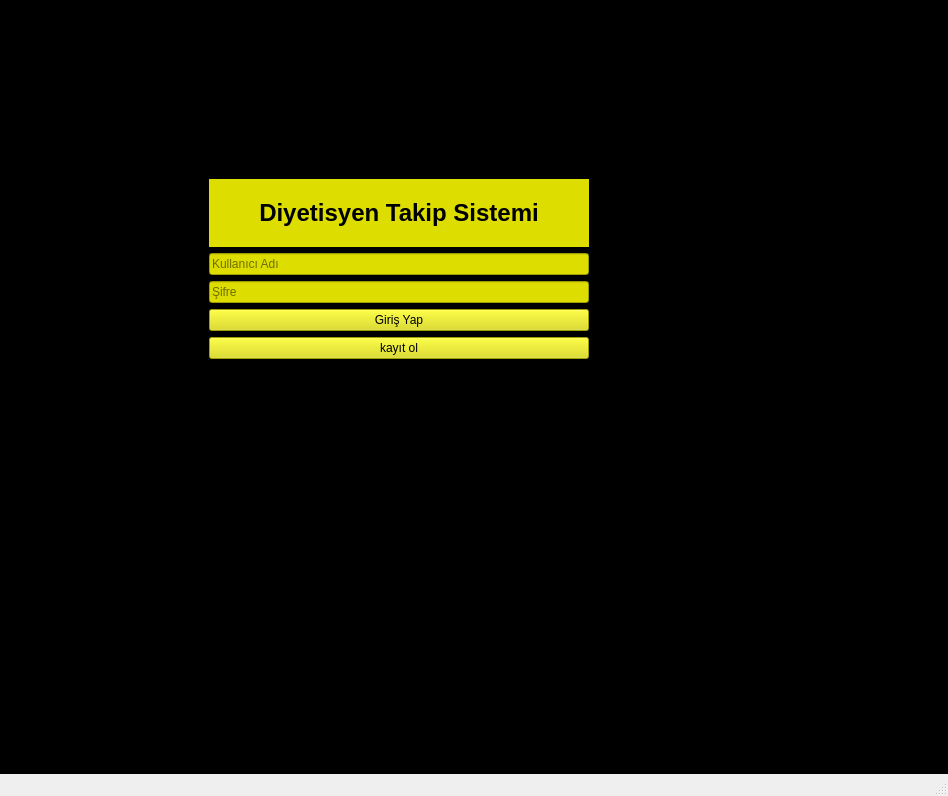
<?xml version="1.0" encoding="UTF-8"?>
<ui version="4.0">
 <class>MainWindow</class>
 <widget class="QMainWindow" name="MainWindow">
  <property name="geometry">
   <rect>
    <x>0</x>
    <y>0</y>
    <width>948</width>
    <height>796</height>
   </rect>
  </property>
  <property name="windowTitle">
   <string>MainWindow</string>
  </property>
  <widget class="QWidget" name="centralwidget">
   <property name="styleSheet">
    <string notr="true">background-color: rgb(0, 0, 0);</string>
   </property>
   <layout class="QGridLayout" name="gridLayout">
    <item row="0" column="0">
     <widget class="QStackedWidget" name="stackedWidget">
      <widget class="QWidget" name="page_giris">
       <widget class="QFrame" name="frame">
        <property name="geometry">
         <rect>
          <x>190</x>
          <y>160</y>
          <width>400</width>
          <height>200</height>
         </rect>
        </property>
        <property name="styleSheet">
         <string notr="true">background-color: rgb(0, 0, 0);</string>
        </property>
        <property name="frameShape">
         <enum>QFrame::StyledPanel</enum>
        </property>
        <property name="frameShadow">
         <enum>QFrame::Raised</enum>
        </property>
        <layout class="QVBoxLayout" name="verticalLayout">
         <item>
          <widget class="QLabel" name="label">
           <property name="font">
            <font>
             <pointsize>18</pointsize>
             <weight>75</weight>
             <bold>true</bold>
            </font>
           </property>
           <property name="styleSheet">
            <string notr="true">background-color: rgb(221, 221, 0);</string>
           </property>
           <property name="text">
            <string>Diyetisyen Takip Sistemi</string>
           </property>
           <property name="alignment">
            <set>Qt::AlignCenter</set>
           </property>
          </widget>
         </item>
         <item>
          <widget class="QLineEdit" name="line_kullanici">
           <property name="styleSheet">
            <string notr="true">background-color: rgb(221, 221, 0);</string>
           </property>
           <property name="text">
            <string/>
           </property>
           <property name="placeholderText">
            <string>Kullanıcı Adı</string>
           </property>
          </widget>
         </item>
         <item>
          <widget class="QLineEdit" name="line_sifre">
           <property name="styleSheet">
            <string notr="true">background-color: rgb(221, 221, 0);</string>
           </property>
           <property name="text">
            <string/>
           </property>
           <property name="echoMode">
            <enum>QLineEdit::Password</enum>
           </property>
           <property name="placeholderText">
            <string>Şifre</string>
           </property>
          </widget>
         </item>
         <item>
          <widget class="QPushButton" name="btn_giris_yap">
           <property name="styleSheet">
            <string notr="true">background-color: rgb(221, 221, 0);</string>
           </property>
           <property name="text">
            <string>Giriş Yap</string>
           </property>
          </widget>
         </item>
         <item>
          <widget class="QPushButton" name="btn_kayit_ol_gecis">
           <property name="styleSheet">
            <string notr="true">background-color: rgb(221, 221, 0);</string>
           </property>
           <property name="text">
            <string>kayıt ol</string>
           </property>
          </widget>
         </item>
        </layout>
       </widget>
      </widget>
      <widget class="QWidget" name="page_kayit">
       <layout class="QGridLayout" name="gridLayout_3">
        <property name="leftMargin">
         <number>150</number>
        </property>
        <property name="topMargin">
         <number>150</number>
        </property>
        <property name="rightMargin">
         <number>150</number>
        </property>
        <property name="bottomMargin">
         <number>150</number>
        </property>
        <item row="0" column="0">
         <widget class="QFrame" name="frame_2">
          <property name="enabled">
           <bool>true</bool>
          </property>
          <property name="styleSheet">
           <string notr="true">background-color: rgb(0, 0, 0);</string>
          </property>
          <property name="frameShape">
           <enum>QFrame::StyledPanel</enum>
          </property>
          <property name="frameShadow">
           <enum>QFrame::Raised</enum>
          </property>
          <layout class="QGridLayout" name="gridLayout_2">
           <item row="7" column="0">
            <widget class="QPushButton" name="btn_geri_don_giris">
             <property name="styleSheet">
              <string notr="true">background-color: rgb(221, 221, 0);</string>
             </property>
             <property name="text">
              <string>Geri Dön</string>
             </property>
            </widget>
           </item>
           <item row="0" column="0">
            <widget class="QLabel" name="label_2">
             <property name="font">
              <font>
               <pointsize>18</pointsize>
               <weight>75</weight>
               <bold>true</bold>
              </font>
             </property>
             <property name="styleSheet">
              <string notr="true">background-color: rgb(221, 221, 0);</string>
             </property>
             <property name="text">
              <string>Kayıt Ol</string>
             </property>
             <property name="alignment">
              <set>Qt::AlignCenter</set>
             </property>
            </widget>
           </item>
           <item row="1" column="0">
            <widget class="QLineEdit" name="line_adsoyad">
             <property name="styleSheet">
              <string notr="true">background-color: rgb(221, 221, 0);</string>
             </property>
             <property name="text">
              <string/>
             </property>
             <property name="placeholderText">
              <string>Ad Soyad</string>
             </property>
            </widget>
           </item>
           <item row="6" column="0">
            <widget class="QPushButton" name="btn_kaydet_devam">
             <property name="styleSheet">
              <string notr="true">background-color: rgb(221, 221, 0);</string>
             </property>
             <property name="text">
              <string>Devam Et</string>
             </property>
            </widget>
           </item>
           <item row="4" column="0">
            <widget class="QSpinBox" name="spin_yas">
             <property name="styleSheet">
              <string notr="true">background-color: rgb(221, 221, 0);</string>
             </property>
             <property name="suffix">
              <string/>
             </property>
             <property name="prefix">
              <string>Yaş :  </string>
             </property>
             <property name="maximum">
              <number>100</number>
             </property>
            </widget>
           </item>
           <item row="2" column="0">
            <widget class="QLineEdit" name="line_kayit_kullanici">
             <property name="styleSheet">
              <string notr="true">background-color: rgb(221, 221, 0);</string>
             </property>
             <property name="placeholderText">
              <string>Kullanıcı adı</string>
             </property>
            </widget>
           </item>
           <item row="5" column="0">
            <widget class="QDoubleSpinBox" name="spin_kilo">
             <property name="styleSheet">
              <string notr="true">background-color: rgb(221, 221, 0);</string>
             </property>
             <property name="prefix">
              <string>Kilo :  </string>
             </property>
             <property name="suffix">
              <string>  kg</string>
             </property>
             <property name="minimum">
              <double>10.000000000000000</double>
             </property>
             <property name="maximum">
              <double>200.000000000000000</double>
             </property>
            </widget>
           </item>
           <item row="3" column="0">
            <widget class="QLineEdit" name="line_kayit_sifre">
             <property name="styleSheet">
              <string notr="true">background-color: rgb(221, 221, 0);</string>
             </property>
             <property name="echoMode">
              <enum>QLineEdit::Password</enum>
             </property>
             <property name="placeholderText">
              <string>Şifre</string>
             </property>
            </widget>
           </item>
          </layout>
         </widget>
        </item>
       </layout>
      </widget>
      <widget class="QWidget" name="page_3">
       <layout class="QGridLayout" name="gridLayout_4">
        <item row="0" column="0">
         <widget class="QFrame" name="frame_3">
          <property name="styleSheet">
           <string notr="true">background-color: rgb(0, 0, 0);</string>
          </property>
          <property name="frameShape">
           <enum>QFrame::StyledPanel</enum>
          </property>
          <property name="frameShadow">
           <enum>QFrame::Raised</enum>
          </property>
          <layout class="QVBoxLayout" name="verticalLayout_2">
           <property name="spacing">
            <number>9</number>
           </property>
           <property name="leftMargin">
            <number>150</number>
           </property>
           <property name="topMargin">
            <number>100</number>
           </property>
           <property name="rightMargin">
            <number>150</number>
           </property>
           <property name="bottomMargin">
            <number>150</number>
           </property>
           <item>
            <widget class="QLabel" name="label_3">
             <property name="font">
              <font>
               <pointsize>18</pointsize>
               <weight>75</weight>
               <bold>true</bold>
              </font>
             </property>
             <property name="styleSheet">
              <string notr="true">background-color: rgb(221, 221, 0);</string>
             </property>
             <property name="text">
              <string>Hedefiniz Nedir?</string>
             </property>
             <property name="alignment">
              <set>Qt::AlignCenter</set>
             </property>
            </widget>
           </item>
           <item>
            <widget class="QPushButton" name="btn_kilo_al">
             <property name="font">
              <font>
               <pointsize>12</pointsize>
               <weight>50</weight>
               <bold>false</bold>
              </font>
             </property>
             <property name="styleSheet">
              <string notr="true">background-color: rgb(221, 221, 0);</string>
             </property>
             <property name="text">
              <string>Kilo almak istiyorum.</string>
             </property>
            </widget>
           </item>
           <item>
            <widget class="QPushButton" name="btn_kilo_ver">
             <property name="font">
              <font>
               <pointsize>12</pointsize>
              </font>
             </property>
             <property name="styleSheet">
              <string notr="true">background-color: rgb(221, 221, 0);</string>
             </property>
             <property name="text">
              <string>Kilo vermek istiyorum.</string>
             </property>
            </widget>
           </item>
           <item>
            <widget class="QPushButton" name="btn_form_koru">
             <property name="font">
              <font>
               <pointsize>12</pointsize>
              </font>
             </property>
             <property name="styleSheet">
              <string notr="true">background-color: rgb(221, 221, 0);</string>
             </property>
             <property name="text">
              <string>Formumu korumak istiyorum.</string>
             </property>
            </widget>
           </item>
           <item>
            <widget class="QPushButton" name="btn_geri_don_hedef">
             <property name="styleSheet">
              <string notr="true">background-color: rgb(221, 221, 0);</string>
             </property>
             <property name="text">
              <string>Geri dön</string>
             </property>
            </widget>
           </item>
           <item>
            <widget class="QPushButton" name="pushButton">
             <property name="text">
              <string>PushButton</string>
             </property>
            </widget>
           </item>
          </layout>
         </widget>
        </item>
       </layout>
      </widget>
      <widget class="QWidget" name="page_4">
       <layout class="QGridLayout" name="gridLayout_6">
        <item row="0" column="0">
         <widget class="QFrame" name="frame_4">
          <property name="enabled">
           <bool>true</bool>
          </property>
          <property name="layoutDirection">
           <enum>Qt::LeftToRight</enum>
          </property>
          <property name="styleSheet">
           <string notr="true">/* GRUP KUTULARI (Group Box) */
QGroupBox {
    border: 2px solid black;
    border-radius: 5px;
    margin-top: 20px;
    font-weight: bold;
    color: black;
}
QGroupBox::title {
    subcontrol-origin: margin;
    left: 10px;
    padding: 0 3px 0 3px;
}

/* İLERLEME ÇUBUKLARI (Progress Bar) */
QProgressBar {
    border: 2px solid black;
    border-radius: 5px;
    text-align: center; /* Yazıyı ortala (%50 gibi) */
    background-color: #FFFFFF; /* Barın boş hali beyaz olsun */
    color: black; /* Yüzde yazısı siyah */
    font-weight: bold;
}

/* Barın Dolu Kısmı (Chunk) */
QProgressBar::chunk {
    background-color: #000000; /* SİYAH DOLUM */
    width: 20px;
}

/* Sadece Kalori Barı Özel Olsun (İstersen) */
/* ObjectName ile özel renk verebiliriz */
#bar_kalori::chunk {
    background-color: #FF4500; /* Kalori barı Turuncu dolsun mesela */
}</string>
          </property>
          <property name="frameShape">
           <enum>QFrame::StyledPanel</enum>
          </property>
          <property name="frameShadow">
           <enum>QFrame::Raised</enum>
          </property>
          <widget class="QLabel" name="label_4">
           <property name="geometry">
            <rect>
             <x>10</x>
             <y>363</y>
             <width>47</width>
             <height>16</height>
            </rect>
           </property>
           <property name="text">
            <string>TextLabel</string>
           </property>
          </widget>
          <widget class="QLabel" name="label_5">
           <property name="enabled">
            <bool>true</bool>
           </property>
           <property name="geometry">
            <rect>
             <x>30</x>
             <y>10</y>
             <width>861</width>
             <height>31</height>
            </rect>
           </property>
           <property name="font">
            <font>
             <pointsize>20</pointsize>
             <weight>75</weight>
             <bold>true</bold>
            </font>
           </property>
           <property name="layoutDirection">
            <enum>Qt::LeftToRight</enum>
           </property>
           <property name="styleSheet">
            <string notr="true">background-color: rgb(221, 221, 0);</string>
           </property>
           <property name="text">
            <string>Günlük İlerleme</string>
           </property>
           <property name="alignment">
            <set>Qt::AlignCenter</set>
           </property>
          </widget>
          <widget class="QLabel" name="lbl_genel_durum">
           <property name="geometry">
            <rect>
             <x>30</x>
             <y>50</y>
             <width>861</width>
             <height>21</height>
            </rect>
           </property>
           <property name="font">
            <font>
             <pointsize>10</pointsize>
             <weight>75</weight>
             <bold>true</bold>
            </font>
           </property>
           <property name="styleSheet">
            <string notr="true">background-color: rgb(132, 66, 198);</string>
           </property>
           <property name="text">
            <string>Vücut kitle endeksiniz :  </string>
           </property>
          </widget>
          <widget class="QGroupBox" name="groupBox">
           <property name="geometry">
            <rect>
             <x>30</x>
             <y>100</y>
             <width>421</width>
             <height>601</height>
            </rect>
           </property>
           <property name="font">
            <font>
             <pointsize>12</pointsize>
             <weight>75</weight>
             <bold>true</bold>
            </font>
           </property>
           <property name="styleSheet">
            <string notr="true">background-color: rgb(246, 206, 255);</string>
           </property>
           <property name="title">
            <string>Beslenme Hedefleri</string>
           </property>
           <property name="alignment">
            <set>Qt::AlignCenter</set>
           </property>
           <widget class="QProgressBar" name="bar_kalori">
            <property name="geometry">
             <rect>
              <x>160</x>
              <y>60</y>
              <width>241</width>
              <height>21</height>
             </rect>
            </property>
            <property name="value">
             <number>24</number>
            </property>
           </widget>
           <widget class="QLabel" name="label_6">
            <property name="geometry">
             <rect>
              <x>20</x>
              <y>60</y>
              <width>131</width>
              <height>21</height>
             </rect>
            </property>
            <property name="font">
             <font>
              <pointsize>10</pointsize>
              <weight>75</weight>
              <bold>true</bold>
             </font>
            </property>
            <property name="text">
             <string>Günlük Kalori Hedefi:</string>
            </property>
           </widget>
           <widget class="QSpinBox" name="spin_yemek_ekle">
            <property name="geometry">
             <rect>
              <x>160</x>
              <y>90</y>
              <width>210</width>
              <height>21</height>
             </rect>
            </property>
            <property name="font">
             <font>
              <pointsize>10</pointsize>
              <weight>75</weight>
              <bold>true</bold>
             </font>
            </property>
            <property name="styleSheet">
             <string notr="true">background-color: rgb(0, 0, 0);
background-color: rgb(118, 118, 118);</string>
            </property>
           </widget>
           <widget class="QPushButton" name="btn_yemek_ekle">
            <property name="geometry">
             <rect>
              <x>30</x>
              <y>90</y>
              <width>101</width>
              <height>21</height>
             </rect>
            </property>
            <property name="font">
             <font>
              <pointsize>10</pointsize>
              <weight>75</weight>
              <bold>true</bold>
             </font>
            </property>
            <property name="styleSheet">
             <string notr="true">background-color: rgb(211, 54, 203);</string>
            </property>
            <property name="text">
             <string>Kalori Ekle</string>
            </property>
           </widget>
           <widget class="QProgressBar" name="bar_protein">
            <property name="geometry">
             <rect>
              <x>160</x>
              <y>210</y>
              <width>241</width>
              <height>21</height>
             </rect>
            </property>
            <property name="value">
             <number>24</number>
            </property>
           </widget>
           <widget class="QProgressBar" name="bar_karbon">
            <property name="geometry">
             <rect>
              <x>160</x>
              <y>330</y>
              <width>241</width>
              <height>21</height>
             </rect>
            </property>
            <property name="value">
             <number>24</number>
            </property>
           </widget>
           <widget class="QProgressBar" name="bar_yag">
            <property name="geometry">
             <rect>
              <x>160</x>
              <y>450</y>
              <width>241</width>
              <height>21</height>
             </rect>
            </property>
            <property name="value">
             <number>24</number>
            </property>
           </widget>
           <widget class="QLabel" name="label_7">
            <property name="enabled">
             <bool>true</bool>
            </property>
            <property name="geometry">
             <rect>
              <x>0</x>
              <y>170</y>
              <width>421</width>
              <height>31</height>
             </rect>
            </property>
            <property name="font">
             <font>
              <pointsize>12</pointsize>
              <weight>75</weight>
              <bold>true</bold>
             </font>
            </property>
            <property name="layoutDirection">
             <enum>Qt::LeftToRight</enum>
            </property>
            <property name="styleSheet">
             <string notr="true">background-color: rgb(246, 206, 255);</string>
            </property>
            <property name="text">
             <string>Makrolar:</string>
            </property>
            <property name="alignment">
             <set>Qt::AlignCenter</set>
            </property>
           </widget>
           <widget class="QLabel" name="label_8">
            <property name="geometry">
             <rect>
              <x>20</x>
              <y>210</y>
              <width>131</width>
              <height>21</height>
             </rect>
            </property>
            <property name="font">
             <font>
              <pointsize>10</pointsize>
              <weight>75</weight>
              <bold>true</bold>
             </font>
            </property>
            <property name="text">
             <string>Protein</string>
            </property>
            <property name="alignment">
             <set>Qt::AlignCenter</set>
            </property>
           </widget>
           <widget class="QLabel" name="label_9">
            <property name="geometry">
             <rect>
              <x>20</x>
              <y>330</y>
              <width>131</width>
              <height>21</height>
             </rect>
            </property>
            <property name="font">
             <font>
              <pointsize>10</pointsize>
              <weight>75</weight>
              <bold>true</bold>
             </font>
            </property>
            <property name="text">
             <string>Karbonhidrat</string>
            </property>
            <property name="alignment">
             <set>Qt::AlignCenter</set>
            </property>
           </widget>
           <widget class="QLabel" name="label_10">
            <property name="geometry">
             <rect>
              <x>20</x>
              <y>450</y>
              <width>131</width>
              <height>21</height>
             </rect>
            </property>
            <property name="font">
             <font>
              <pointsize>10</pointsize>
              <weight>75</weight>
              <bold>true</bold>
             </font>
            </property>
            <property name="text">
             <string>Yağ</string>
            </property>
            <property name="alignment">
             <set>Qt::AlignCenter</set>
            </property>
           </widget>
           <widget class="QPushButton" name="btn_protein_ekle">
            <property name="geometry">
             <rect>
              <x>30</x>
              <y>260</y>
              <width>101</width>
              <height>21</height>
             </rect>
            </property>
            <property name="font">
             <font>
              <pointsize>10</pointsize>
              <weight>75</weight>
              <bold>true</bold>
             </font>
            </property>
            <property name="styleSheet">
             <string notr="true">background-color: rgb(211, 54, 203);</string>
            </property>
            <property name="text">
             <string>ekle</string>
            </property>
           </widget>
           <widget class="QPushButton" name="btn_karbon_ekle">
            <property name="geometry">
             <rect>
              <x>30</x>
              <y>390</y>
              <width>101</width>
              <height>21</height>
             </rect>
            </property>
            <property name="font">
             <font>
              <pointsize>10</pointsize>
              <weight>75</weight>
              <bold>true</bold>
             </font>
            </property>
            <property name="styleSheet">
             <string notr="true">background-color: rgb(211, 54, 203);</string>
            </property>
            <property name="text">
             <string>ekle</string>
            </property>
           </widget>
           <widget class="QPushButton" name="btn_yag_ekle">
            <property name="geometry">
             <rect>
              <x>30</x>
              <y>520</y>
              <width>101</width>
              <height>21</height>
             </rect>
            </property>
            <property name="font">
             <font>
              <pointsize>10</pointsize>
              <weight>75</weight>
              <bold>true</bold>
             </font>
            </property>
            <property name="styleSheet">
             <string notr="true">background-color: rgb(211, 54, 203);</string>
            </property>
            <property name="text">
             <string>ekle</string>
            </property>
           </widget>
           <widget class="QSpinBox" name="spin_protein_ekle">
            <property name="geometry">
             <rect>
              <x>160</x>
              <y>260</y>
              <width>210</width>
              <height>21</height>
             </rect>
            </property>
            <property name="font">
             <font>
              <pointsize>10</pointsize>
              <weight>75</weight>
              <bold>true</bold>
             </font>
            </property>
            <property name="styleSheet">
             <string notr="true">background-color: rgb(0, 0, 0);
background-color: rgb(118, 118, 118);</string>
            </property>
           </widget>
           <widget class="QSpinBox" name="spin_karbon_ekle">
            <property name="geometry">
             <rect>
              <x>160</x>
              <y>390</y>
              <width>210</width>
              <height>21</height>
             </rect>
            </property>
            <property name="font">
             <font>
              <pointsize>10</pointsize>
              <weight>75</weight>
              <bold>true</bold>
             </font>
            </property>
            <property name="styleSheet">
             <string notr="true">background-color: rgb(0, 0, 0);
background-color: rgb(118, 118, 118);</string>
            </property>
           </widget>
           <widget class="QSpinBox" name="spin_yag_ekle">
            <property name="geometry">
             <rect>
              <x>160</x>
              <y>520</y>
              <width>210</width>
              <height>21</height>
             </rect>
            </property>
            <property name="font">
             <font>
              <pointsize>10</pointsize>
              <weight>75</weight>
              <bold>true</bold>
             </font>
            </property>
            <property name="styleSheet">
             <string notr="true">background-color: rgb(0, 0, 0);
background-color: rgb(118, 118, 118);</string>
            </property>
           </widget>
          </widget>
          <widget class="QGroupBox" name="groupBox_2">
           <property name="geometry">
            <rect>
             <x>470</x>
             <y>100</y>
             <width>421</width>
             <height>601</height>
            </rect>
           </property>
           <property name="font">
            <font>
             <pointsize>12</pointsize>
             <weight>75</weight>
             <bold>true</bold>
            </font>
           </property>
           <property name="styleSheet">
            <string notr="true">background-color: rgb(96, 88, 203);</string>
           </property>
           <property name="title">
            <string> Egzersiz ve Aktivite Hedefleri</string>
           </property>
           <property name="alignment">
            <set>Qt::AlignCenter</set>
           </property>
           <widget class="QProgressBar" name="bar_barfiks">
            <property name="geometry">
             <rect>
              <x>170</x>
              <y>100</y>
              <width>241</width>
              <height>21</height>
             </rect>
            </property>
            <property name="value">
             <number>24</number>
            </property>
           </widget>
           <widget class="QProgressBar" name="bar_sinav">
            <property name="geometry">
             <rect>
              <x>170</x>
              <y>210</y>
              <width>241</width>
              <height>21</height>
             </rect>
            </property>
            <property name="value">
             <number>24</number>
            </property>
           </widget>
           <widget class="QProgressBar" name="bar_mekik">
            <property name="geometry">
             <rect>
              <x>170</x>
              <y>320</y>
              <width>241</width>
              <height>21</height>
             </rect>
            </property>
            <property name="value">
             <number>24</number>
            </property>
           </widget>
           <widget class="QProgressBar" name="bar_kosu">
            <property name="geometry">
             <rect>
              <x>170</x>
              <y>430</y>
              <width>241</width>
              <height>21</height>
             </rect>
            </property>
            <property name="value">
             <number>24</number>
            </property>
           </widget>
           <widget class="QLabel" name="label_16">
            <property name="geometry">
             <rect>
              <x>20</x>
              <y>100</y>
              <width>131</width>
              <height>21</height>
             </rect>
            </property>
            <property name="font">
             <font>
              <pointsize>10</pointsize>
              <weight>75</weight>
              <bold>true</bold>
             </font>
            </property>
            <property name="text">
             <string>Barfiks</string>
            </property>
           </widget>
           <widget class="QLabel" name="label_17">
            <property name="geometry">
             <rect>
              <x>20</x>
              <y>210</y>
              <width>131</width>
              <height>21</height>
             </rect>
            </property>
            <property name="font">
             <font>
              <pointsize>10</pointsize>
              <weight>75</weight>
              <bold>true</bold>
             </font>
            </property>
            <property name="text">
             <string>Şınav</string>
            </property>
           </widget>
           <widget class="QLabel" name="label_18">
            <property name="geometry">
             <rect>
              <x>20</x>
              <y>320</y>
              <width>131</width>
              <height>21</height>
             </rect>
            </property>
            <property name="font">
             <font>
              <pointsize>10</pointsize>
              <weight>75</weight>
              <bold>true</bold>
             </font>
            </property>
            <property name="text">
             <string>Mekik</string>
            </property>
           </widget>
           <widget class="QLabel" name="label_19">
            <property name="geometry">
             <rect>
              <x>20</x>
              <y>430</y>
              <width>131</width>
              <height>21</height>
             </rect>
            </property>
            <property name="font">
             <font>
              <pointsize>10</pointsize>
              <weight>75</weight>
              <bold>true</bold>
             </font>
            </property>
            <property name="text">
             <string>Koşu</string>
            </property>
           </widget>
           <widget class="QPushButton" name="btn_barfiks_ekle">
            <property name="geometry">
             <rect>
              <x>20</x>
              <y>150</y>
              <width>101</width>
              <height>21</height>
             </rect>
            </property>
            <property name="font">
             <font>
              <pointsize>10</pointsize>
              <weight>75</weight>
              <bold>true</bold>
             </font>
            </property>
            <property name="styleSheet">
             <string notr="true">background-color: rgb(211, 54, 203);
background-color: rgb(38, 38, 115);</string>
            </property>
            <property name="text">
             <string>ekle</string>
            </property>
           </widget>
           <widget class="QPushButton" name="btn_sinav_ekle">
            <property name="geometry">
             <rect>
              <x>20</x>
              <y>260</y>
              <width>101</width>
              <height>21</height>
             </rect>
            </property>
            <property name="font">
             <font>
              <pointsize>10</pointsize>
              <weight>75</weight>
              <bold>true</bold>
             </font>
            </property>
            <property name="styleSheet">
             <string notr="true">background-color: rgb(211, 54, 203);
background-color: rgb(38, 38, 115);</string>
            </property>
            <property name="text">
             <string>ekle</string>
            </property>
           </widget>
           <widget class="QPushButton" name="btn_mekik_ekle">
            <property name="geometry">
             <rect>
              <x>20</x>
              <y>370</y>
              <width>101</width>
              <height>21</height>
             </rect>
            </property>
            <property name="font">
             <font>
              <pointsize>10</pointsize>
              <weight>75</weight>
              <bold>true</bold>
             </font>
            </property>
            <property name="styleSheet">
             <string notr="true">background-color: rgb(211, 54, 203);
background-color: rgb(38, 38, 115);</string>
            </property>
            <property name="text">
             <string>ekle</string>
            </property>
           </widget>
           <widget class="QPushButton" name="btn_kosu_ekle">
            <property name="geometry">
             <rect>
              <x>20</x>
              <y>480</y>
              <width>101</width>
              <height>21</height>
             </rect>
            </property>
            <property name="font">
             <font>
              <pointsize>10</pointsize>
              <weight>75</weight>
              <bold>true</bold>
             </font>
            </property>
            <property name="styleSheet">
             <string notr="true">background-color: rgb(211, 54, 203);
background-color: rgb(38, 38, 115);</string>
            </property>
            <property name="text">
             <string>ekle</string>
            </property>
           </widget>
           <widget class="QSpinBox" name="spin_barfiks_ekle">
            <property name="geometry">
             <rect>
              <x>170</x>
              <y>150</y>
              <width>210</width>
              <height>21</height>
             </rect>
            </property>
            <property name="font">
             <font>
              <pointsize>10</pointsize>
              <weight>75</weight>
              <bold>true</bold>
             </font>
            </property>
            <property name="styleSheet">
             <string notr="true">background-color: rgb(0, 0, 0);
background-color: rgb(118, 118, 118);</string>
            </property>
           </widget>
           <widget class="QSpinBox" name="spin_sinav_ekle">
            <property name="geometry">
             <rect>
              <x>170</x>
              <y>260</y>
              <width>210</width>
              <height>21</height>
             </rect>
            </property>
            <property name="font">
             <font>
              <pointsize>10</pointsize>
              <weight>75</weight>
              <bold>true</bold>
             </font>
            </property>
            <property name="styleSheet">
             <string notr="true">background-color: rgb(0, 0, 0);
background-color: rgb(118, 118, 118);</string>
            </property>
           </widget>
           <widget class="QSpinBox" name="spin_mekik_ekle">
            <property name="geometry">
             <rect>
              <x>170</x>
              <y>370</y>
              <width>210</width>
              <height>21</height>
             </rect>
            </property>
            <property name="font">
             <font>
              <pointsize>10</pointsize>
              <weight>75</weight>
              <bold>true</bold>
             </font>
            </property>
            <property name="styleSheet">
             <string notr="true">background-color: rgb(0, 0, 0);
background-color: rgb(118, 118, 118);</string>
            </property>
           </widget>
           <widget class="QSpinBox" name="spin_kosu_ekle">
            <property name="geometry">
             <rect>
              <x>170</x>
              <y>480</y>
              <width>210</width>
              <height>21</height>
             </rect>
            </property>
            <property name="font">
             <font>
              <pointsize>10</pointsize>
              <weight>75</weight>
              <bold>true</bold>
             </font>
            </property>
            <property name="styleSheet">
             <string notr="true">background-color: rgb(0, 0, 0);
background-color: rgb(118, 118, 118);</string>
            </property>
           </widget>
          </widget>
         </widget>
        </item>
       </layout>
      </widget>
     </widget>
    </item>
   </layout>
  </widget>
  <widget class="QMenuBar" name="menubar">
   <property name="geometry">
    <rect>
     <x>0</x>
     <y>0</y>
     <width>948</width>
     <height>21</height>
    </rect>
   </property>
  </widget>
  <widget class="QStatusBar" name="statusbar"/>
 </widget>
 <resources/>
 <connections/>
</ui>
